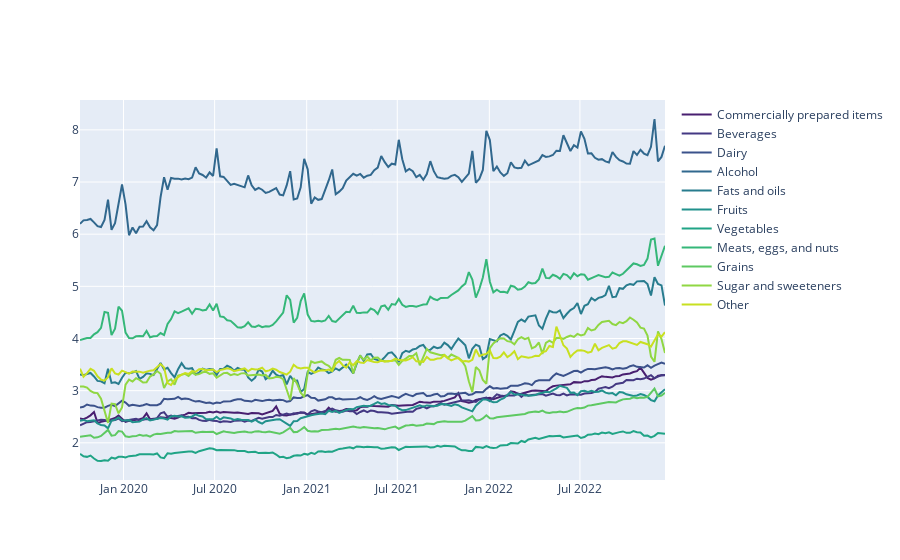

The notebook cell this image was saved under:
### Code cell
#extract color palette, the palette can be changed
pal = list(sns.color_palette(palette='viridis', n_colors=len(state)).as_hex())

fig = go.Figure()
for d,p in zip(district, pal):
    fig.add_trace(go.Line(x = df[df['Category']==d]['Date'],
                             y = df[df['Category']==d]['Price_per_Unit'],
                             name = d,
                             line_color = p, 
                             fill=None))   #tozeroy 

fig.show()

### Figure 1 — Plotly figure (JSON) as saved in the notebook; plotly's stock layout.template omitted (floating-point values rounded to 4 significant figures; data arrays with more than 128 entries replaced by an {"elided": "..."} marker saying what was removed)
{"data": [{"line": {"color": "#481f70"}, "name": "Commercially prepared items", "type": "scatter", "x": {"elided": "168 str values"}, "y": {"elided": "168 float values"}}, {"line": {"color": "#443983"}, "name": "Beverages", "type": "scatter", "x": {"elided": "168 str values"}, "y": {"elided": "168 float values"}}, {"line": {"color": "#3b528b"}, "name": "Dairy", "type": "scatter", "x": {"elided": "168 str values"}, "y": {"elided": "168 float values"}}, {"line": {"color": "#31688e"}, "name": "Alcohol", "type": "scatter", "x": {"elided": "168 str values"}, "y": {"elided": "168 float values"}}, {"line": {"color": "#287c8e"}, "name": "Fats and oils", "type": "scatter", "x": {"elided": "168 str values"}, "y": {"elided": "168 float values"}}, {"line": {"color": "#21918c"}, "name": "Fruits", "type": "scatter", "x": {"elided": "168 str values"}, "y": {"elided": "168 float values"}}, {"line": {"color": "#20a486"}, "name": "Vegetables", "type": "scatter", "x": {"elided": "168 str values"}, "y": {"elided": "168 float values"}}, {"line": {"color": "#35b779"}, "name": "Meats, eggs, and nuts", "type": "scatter", "x": {"elided": "168 str values"}, "y": {"elided": "168 float values"}}, {"line": {"color": "#5ec962"}, "name": "Grains", "type": "scatter", "x": {"elided": "168 str values"}, "y": {"elided": "168 float values"}}, {"line": {"color": "#90d743"}, "name": "Sugar and sweeteners", "type": "scatter", "x": {"elided": "168 str values"}, "y": {"elided": "168 float values"}}, {"line": {"color": "#c8e020"}, "name": "Other", "type": "scatter", "x": {"elided": "168 str values"}, "y": {"elided": "168 float values"}}], "layout": {}}
